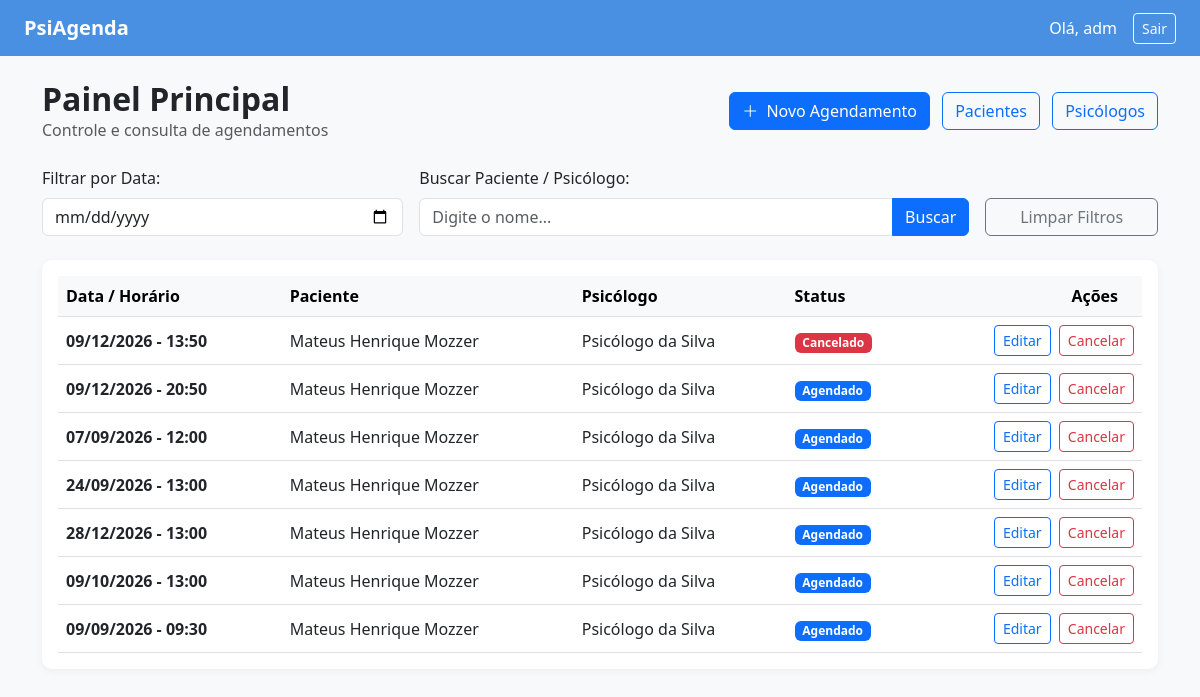
/secretaria/ (signed in), run on the app's committed database.
### agendamentos/models.py (models this page shows, shortened)
class Agendamento(models.Model):
    STATUS_CHOICES = [
        ('AGENDADO', 'Agendado'),
        ('CONCLUIDO', 'Concluído'),
        ('CANCELADO', 'Cancelado'),
    ]
    psicologo = models.ForeignKey(Psicologo, on_delete=models.PROTECT, related_name='agendamentos')
    paciente = models.ForeignKey(Paciente, on_delete=models.PROTECT, related_name='agendamentos')
    data_hora = models.DateTimeField()
    status = models.CharField(max_length=10, choices=STATUS_CHOICES, default='AGENDADO')
    observacao = models.TextField(blank=True, null=True)
    criado_em = models.DateTimeField(auto_now_add=True)
    atualizado_em = models.DateTimeField(auto_now=True)
    def __str__(self):
        return f"{self.paciente.nome_completo} - {self.psicologo.nome_completo} ({self.data_hora.strftime('%d/%m/%Y %H:%M')})"

class Paciente(models.Model):
    nome_completo = models.CharField(max_length=150)
    cpf = models.CharField(max_length=14, unique=True)
    data_nascimento = models.DateField()
    telefone = models.CharField(max_length=20)
    email = models.EmailField(blank=True, null=True)
    endereco = models.CharField(max_length=255, blank=True, null=True)
    ativo = models.BooleanField(default=True)

class Psicologo(models.Model):
    usuario = models.OneToOneField(User, on_delete=models.CASCADE, related_name='perfil_psicologo')
    nome_completo = models.CharField(max_length=150)
    cpf = models.CharField(max_length=14, unique=True)
    crp = models.CharField(max_length=20, unique=True)
    data_nascimento = models.DateField()
    telefone = models.CharField(max_length=20)
    email = models.EmailField(unique=True)
    endereco = models.CharField(max_length=255)
    ativo = models.BooleanField(default=True)

### agendamentos/views.py (the view)
# urls.py: path('secretaria/', views.painel_secretaria, name='painel_secretaria'),
@login_required
def painel_secretaria(request):
    data_str = request.GET.get('data')
    busca = request.GET.get('busca', '').strip()
    print("\n" + "="*50)
    print(" [DEBUG] NOVA REQUISIÇÃO RECEBIDA")
    print(f" -> GET 'data' recebido: '{data_str}'")
    print(f" -> GET 'busca' recebido: '{busca}'")
    total_bd = Agendamento.objects.count()
    print(f" -> Total de agendamentos salvos no Banco: {total_bd}")
    agendamentos = Agendamento.objects.all()
    if busca:
        agendamentos = agendamentos.filter(paciente__nome_completo__icontains=busca)
        print(f" -> Após filtrar por nome '{busca}': {agendamentos.count()} resultados")
    if data_str:
        agendamentos = agendamentos.filter(data_hora__startswith=data_str)
        print(f" -> Após filtrar por data '{data_str}': {agendamentos.count()} resultados")
    print(f" -> Resultado final a enviar para a tela: {list(agendamentos)}")
    print("="*50 + "\n")
    context = {
        'agendamentos': agendamentos,
        'data_selecionada': data_str if data_str else '',
        'busca': busca,
    }
    return render(request, 'agendamentos/painel_secretaria.html', context)

### agendamentos/templates/agendamentos/painel_secretaria.html (shortened to what this page needs)
<!DOCTYPE html>
<html lang="pt-br">
<head>
    <link href="https://cdn.jsdelivr.net/npm/bootstrap@5.3.0/dist/css/bootstrap.min.css" rel="stylesheet">
    <link rel="stylesheet" href="https://cdn.jsdelivr.net/npm/bootstrap-icons@1.10.5/font/bootstrap-icons.css">
</head>
<body>
<nav class="navbar navbar-expand-lg navbar-dark navbar-custom px-4 mb-4">
    <a class="navbar-brand fw-bold" href="#">PsiAgenda</a>
    <div class="ms-auto d-flex align-items-center gap-3">
        <span class="text-white">Olá, {{ user.username }}</span>
        <a href="{% url 'logout' %}" class="btn btn-outline-light btn-sm">Sair</a>
    </div>
</nav>
<div class="container">
    <div class="d-flex justify-content-between align-items-center mb-4">
        <div>
            <h2 class="fw-bold mb-0">Painel Principal</h2>
            <p class="text-muted mb-0">Controle e consulta de agendamentos</p>
        </div>
        <div>
            <a href="{% url 'criar_agendamento' %}" class="btn btn-primary me-2">
                <i class="bi bi-plus-lg me-1"></i> Novo Agendamento
            </a>
            <a href="{% url 'listar_pacientes' %}" class="btn btn-outline-primary me-2">Pacientes</a>
            <a href="{% url 'listar_psicologos' %}" class="btn btn-outline-primary">Psicólogos</a>
        </div>
    </div>
    <form method="GET" action="" class="row g-3 mb-4">
        <div class="col-md-4">
            <label for="data" class="form-label font-weight-bold">Filtrar por Data:</label>
            <input type="date"
                   id="data"
                   name="data"
                   value="{{ data_selecionada }}"
                   class="form-control"
                   onchange="this.form.submit()">
        </div>
        <div class="col-md-6">
            <label for="busca" class="form-label font-weight-bold">Buscar Paciente / Psicólogo:</label>
            <div class="input-group">
                <input type="text"
                       id="busca"
                       name="busca"
                       value="{{ busca }}"
                       class="form-control"
                       placeholder="Digite o nome...">
                <button class="btn btn-primary" type="submit">Buscar</button>
            </div>
        </div>
        <div class="col-md-2 d-flex align-items-end">
            <a href="{% url 'painel_secretaria' %}" class="btn btn-outline-secondary w-100">Limpar Filtros</a>
        </div>
    </form>
    <div class="card card-custom p-3">
        <div class="table-responsive">
            <table class="table table-hover align-middle mb-0">
                <thead class="table-light">
                    <tr>
                        <th>Data / Horário</th>
                        <th>Paciente</th>
                        <th>Psicólogo</th>
                        <th>Status</th>
                        <th class="text-end pe-4">Ações</th>
                    </tr>
                </thead>
                <tbody>
                    {% for agendamento in agendamentos %}
                    <tr>
                        <td class="fw-bold">{{ agendamento.data_hora|date:"d/m/Y - H:i" }}</td>
                        <td>{{ agendamento.paciente.nome_completo }}</td>
                        <td>{{ agendamento.psicologo.nome_completo }}</td>
                        <td>
                            <span class="badge {% if agendamento.status == 'AGENDADO' %}bg-primary{% elif agendamento.status == 'CONCLUIDO' %}bg-success{% else %}bg-danger{% endif %}">
                                {{ agendamento.get_status_display }}
                            </span>
                        </td>
                        <td class="text-end">
                            <a href="{% url 'editar_agendamento' agendamento.id %}" class="btn btn-sm btn-outline-primary me-1">
                                Editar
                            </a>
                            <a href="{% url 'cancelar_agendamento' agendamento.id %}" class="btn btn-sm btn-outline-danger">
                                Cancelar
                            </a>
                        </td>
                    </tr>
                    {% empty %}
                    <tr>
                        <td colspan="5" class="text-center py-4 text-muted">
                            Nenhum agendamento encontrado.
                        </td>
                    </tr>
                    {% endfor %}
                </tbody>
            </table>
        </div>
    </div>
</div>
</body>
</html>

### agendamentos/templates/agendamentos/painel_secretaria.html (style rules this page uses)
body { background-color: #f8f9fa; }
.navbar-custom { background-color: #4a90e2; }
.card-custom { border: none; border-radius: 10px; box-shadow: 0 2px 8px rgba(0,0,0,0.05); }

### data on the page
Agendamento: data_hora "09/12/2026 - 13:50", paciente.nome_completo "Mateus Henrique Mozzer", psicologo.nome_completo "Psicólogo da Silva", status "Cancelado"
Agendamento: data_hora "09/12/2026 - 20:50", paciente.nome_completo "Mateus Henrique Mozzer", psicologo.nome_completo "Psicólogo da Silva", status "Agendado"
Agendamento: data_hora "07/09/2026 - 12:00", paciente.nome_completo "Mateus Henrique Mozzer", psicologo.nome_completo "Psicólogo da Silva", status "Agendado"
Agendamento: data_hora "24/09/2026 - 13:00", paciente.nome_completo "Mateus Henrique Mozzer", psicologo.nome_completo "Psicólogo da Silva", status "Agendado"
Agendamento: data_hora "28/12/2026 - 13:00", paciente.nome_completo "Mateus Henrique Mozzer", psicologo.nome_completo "Psicólogo da Silva", status "Agendado"
Agendamento: data_hora "09/10/2026 - 13:00", paciente.nome_completo "Mateus Henrique Mozzer", psicologo.nome_completo "Psicólogo da Silva", status "Agendado"
Agendamento: data_hora "09/09/2026 - 09:30", paciente.nome_completo "Mateus Henrique Mozzer", psicologo.nome_completo "Psicólogo da Silva", status "Agendado"

### other printed values
{{ user.username }} "adm"
